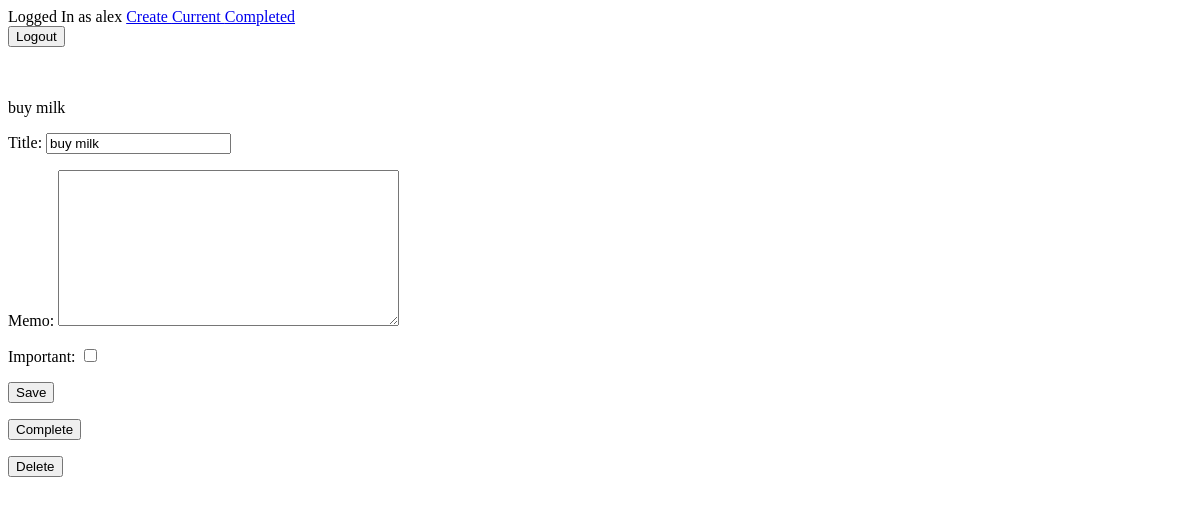
Before: /todo/4 (signed in) with the older database file.
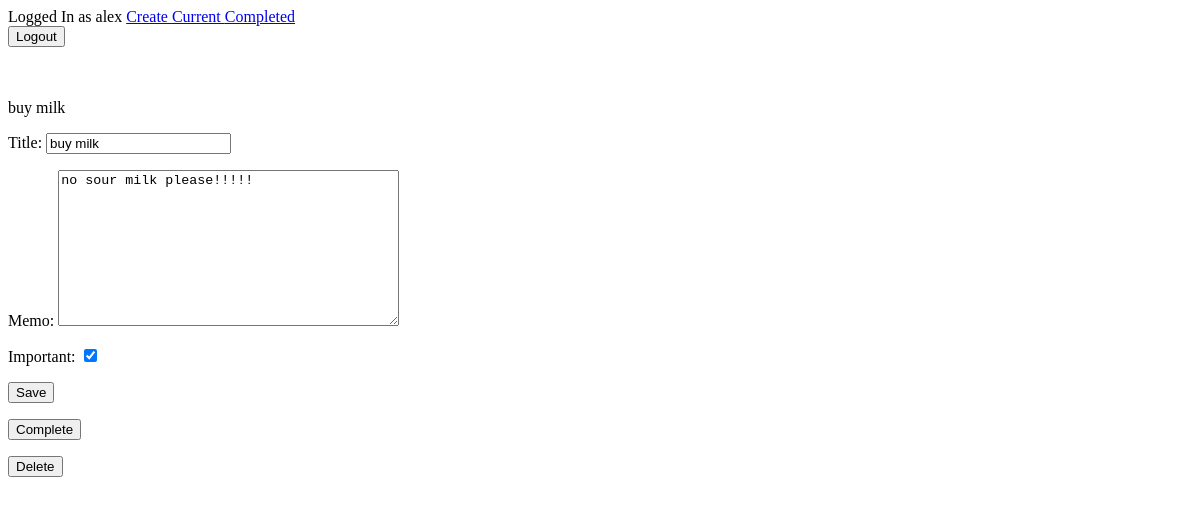
After: the same page with the newer database file.
### todo/models.py (models this page shows, shortened)
class Todo(models.Model):
    title = models.CharField(max_length=100)
    memo = models.TextField(blank=True)
    created = models.DateTimeField(auto_now_add=True)
    datecompleted = models.DateTimeField(null=True, blank=True)
    important = models.BooleanField(default=False)
    user = models.ForeignKey(User, on_delete=models.CASCADE)

### todo/views.py (the view, shortened to what this page needs)
# urls.py: path('todo/<int:todo_pk>', views.viewtodo, name ="viewtodo"),
@login_required
def viewtodo(request, todo_pk):
    todo = get_object_or_404(Todo, pk =todo_pk, user = request.user )
    if request.method == 'GET':
        form = TodoForm(instance=todo)
        return render(request,'todo/viewtodo.html',{'todo':todo, 'form':form})

### todo/forms.py
class TodoForm(ModelForm):
    class Meta:
        model = Todo
        fields = ['title','memo','important'] #feilds that are being passed from the data base into

### todo/templates/todo/viewtodo.html (shortened to what this page needs)
{% extends 'todo/base.html' %}
{% block content %}
{{todo.title}}
<form method="POST">
    {{ form.as_p }}
    <button type="submit">Save</button>
</form>
<form method="POST" action="{% url 'completetodo' todo.id %}">
    <button id="complete" type="submit">Complete</button>
</form>
<form method="POST" action="{% url 'deletetodo' todo.id %}">
    <button id="delete" type="submit">Delete</button>
</form>
{% endblock %}

Changed rows visible on the page:
changed Todo "buy milk": memo (not shown) → "no sour milk please!!!!!"; important "☐" → "☑"
